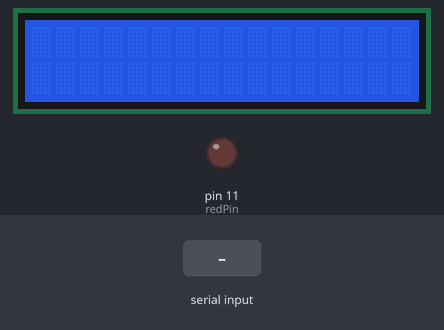
Recording of a sketch running on a simulated Arduino Uno, built with avr-gcc and run on an emulated ATmega328P. On the bench: 16×2 character LCD, output pins drawn as LEDs (lit = HIGH). The inputs (shaded band) are chosen by the test bench. What the sketch prints to the serial monitor is not drawn.

Above: at 1.2 s.
1.3 s: "90,45,200\n" received over Serial
At 2.4 s:
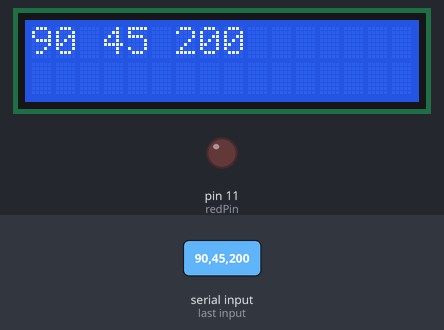
2.8 s: "30,150,10\n" received over Serial
At 3.6 s:
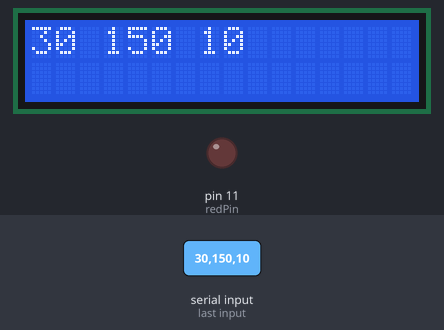
Timing chart, 0 to 5.8 s (numbered marks = the images above; inputs shaded):
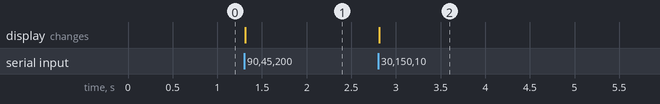

Measured:
- after the input at 1.3 s, the display: changes at once (image 1)
- after the input at 2.8 s, the display: changes at once (image 2)

The sketch:

q19.ino
```cpp
#include <LiquidCrystal.h>

const int rs = 2, en = 3, d4 = 4, d5 = 8, d6 = 12, d7 = 13;
LiquidCrystal lcd(rs, en, d4, d5, d6, d7);


// pins for the LEDs:
const int redPin = 11;
const int greenPin = 12;
const int bluePin = 13;

void setup() {
  // initialize serial:
  Serial.begin(9600);
  // make the pins outputs:
  pinMode(redPin, OUTPUT);
  pinMode(greenPin, OUTPUT);
  pinMode(bluePin, OUTPUT);

  lcd.begin(16, 2);
}

void loop() {
  // if there's any serial available, read it:
  while (Serial.available() > 0) {

    lcd.clear();
    // look for the next valid integer in the incoming serial stream:
    int red = Serial.parseInt();
    // do it again:
    int green = Serial.parseInt();
    // do it again:
    int blue = Serial.parseInt();

    // look for the newline. That's the end of your sentence:
    if (Serial.read() == '\n') {
    Serial.println(red);
    Serial.println(green);
    Serial.println(blue);
    lcd.print(red);
    lcd.print(" ");
    lcd.print(green);
    lcd.print(" ");
    lcd.print(blue);
    }
  }
}
```
